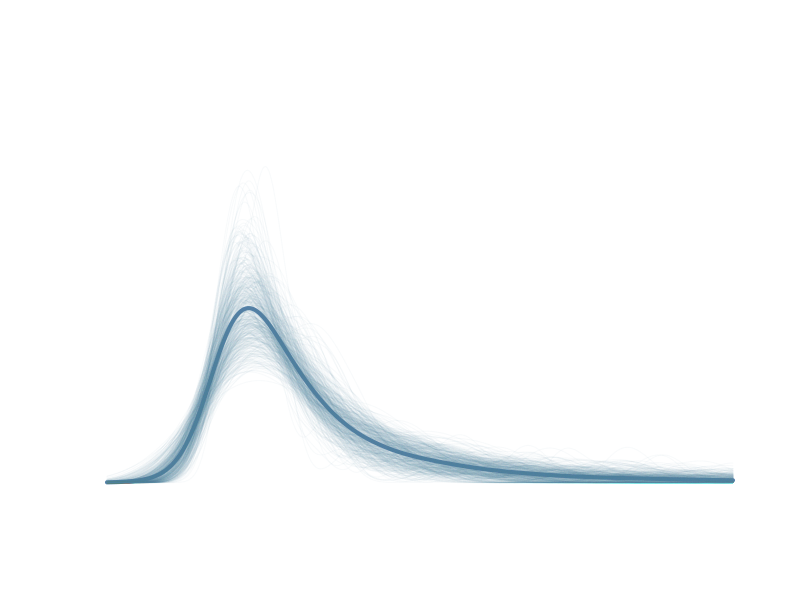

Here is the R script that generated this plot:
## ---- chunk 1
set.seed(1)
N = 500
y = lapply(1:N, function(i) {
  x = rlnorm(50)
  density(x, from = -1.5, to = 8, n = 500)$y
}
)

x = seq(-3, 8, length.out = 500)

y_mean = colSums(Reduce(rbind, y))
y_mean = y_mean/length(y)

col  = rgb(85,130,169, alpha=255, maxColorValue=255)
plot(x, y_mean, type="l", ylim=c(0, 1), 
     lwd = 4, col=col, axes = FALSE, 
     ylab = NA, xlab = NA)

col  = rgb(85,130,169, alpha=10, maxColorValue=255)
for(i in 1:length(y)) {
  lines(x, y[[i]], col= col)
}
